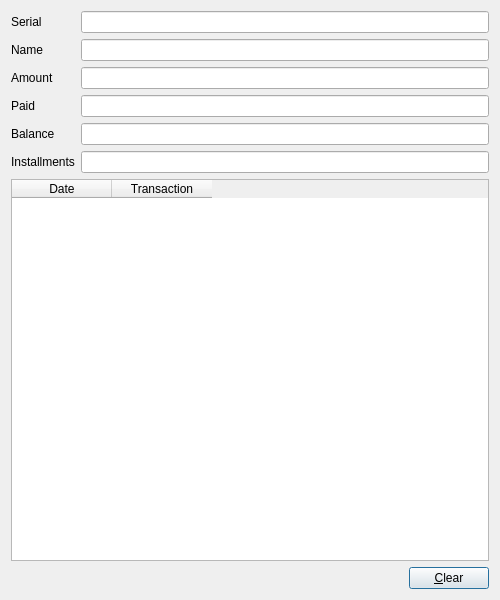
<?xml version="1.0" encoding="UTF-8"?>
<ui version="4.0">
 <class>DebtorTransactionsDialog</class>
 <widget class="QDialog" name="DebtorTransactionsDialog">
  <property name="geometry">
   <rect>
    <x>0</x>
    <y>0</y>
    <width>500</width>
    <height>600</height>
   </rect>
  </property>
  <property name="minimumSize">
   <size>
    <width>500</width>
    <height>600</height>
   </size>
  </property>
  <property name="windowTitle">
   <string>Debtor Transactions</string>
  </property>
  <layout class="QGridLayout" name="gridLayout">
   <item row="0" column="0">
    <widget class="QLabel" name="label">
     <property name="text">
      <string>Serial</string>
     </property>
    </widget>
   </item>
   <item row="0" column="1">
    <widget class="QLineEdit" name="serial_edit">
     <property name="inputMask">
      <string>9999; </string>
     </property>
     <property name="alignment">
      <set>Qt::AlignRight|Qt::AlignTrailing|Qt::AlignVCenter</set>
     </property>
    </widget>
   </item>
   <item row="1" column="0">
    <widget class="QLabel" name="label_2">
     <property name="text">
      <string>Name</string>
     </property>
    </widget>
   </item>
   <item row="1" column="1">
    <widget class="QLineEdit" name="name_edit">
     <property name="readOnly">
      <bool>true</bool>
     </property>
    </widget>
   </item>
   <item row="2" column="0">
    <widget class="QLabel" name="label_3">
     <property name="text">
      <string>Amount</string>
     </property>
    </widget>
   </item>
   <item row="2" column="1">
    <widget class="QLineEdit" name="amount_edit">
     <property name="alignment">
      <set>Qt::AlignRight|Qt::AlignTrailing|Qt::AlignVCenter</set>
     </property>
     <property name="readOnly">
      <bool>true</bool>
     </property>
    </widget>
   </item>
   <item row="3" column="0">
    <widget class="QLabel" name="label_4">
     <property name="text">
      <string>Paid</string>
     </property>
    </widget>
   </item>
   <item row="3" column="1">
    <widget class="QLineEdit" name="paid_edit">
     <property name="alignment">
      <set>Qt::AlignRight|Qt::AlignTrailing|Qt::AlignVCenter</set>
     </property>
     <property name="readOnly">
      <bool>true</bool>
     </property>
    </widget>
   </item>
   <item row="4" column="0">
    <widget class="QLabel" name="label_5">
     <property name="text">
      <string>Balance</string>
     </property>
    </widget>
   </item>
   <item row="4" column="1">
    <widget class="QLineEdit" name="balance_edit">
     <property name="alignment">
      <set>Qt::AlignRight|Qt::AlignTrailing|Qt::AlignVCenter</set>
     </property>
     <property name="readOnly">
      <bool>true</bool>
     </property>
    </widget>
   </item>
   <item row="5" column="0">
    <widget class="QLabel" name="label_6">
     <property name="text">
      <string>Installments</string>
     </property>
    </widget>
   </item>
   <item row="5" column="1">
    <widget class="QLineEdit" name="installments_edit">
     <property name="alignment">
      <set>Qt::AlignRight|Qt::AlignTrailing|Qt::AlignVCenter</set>
     </property>
     <property name="readOnly">
      <bool>true</bool>
     </property>
    </widget>
   </item>
   <item row="6" column="0" colspan="2">
    <widget class="QTableWidget" name="table_widget">
     <property name="editTriggers">
      <set>QAbstractItemView::NoEditTriggers</set>
     </property>
     <property name="alternatingRowColors">
      <bool>true</bool>
     </property>
     <property name="selectionMode">
      <enum>QAbstractItemView::SingleSelection</enum>
     </property>
     <property name="selectionBehavior">
      <enum>QAbstractItemView::SelectRows</enum>
     </property>
     <property name="horizontalScrollMode">
      <enum>QAbstractItemView::ScrollPerPixel</enum>
     </property>
     <attribute name="verticalHeaderVisible">
      <bool>true</bool>
     </attribute>
     <column>
      <property name="text">
       <string>Date</string>
      </property>
     </column>
     <column>
      <property name="text">
       <string>Transaction</string>
      </property>
     </column>
    </widget>
   </item>
   <item row="7" column="0" colspan="2">
    <layout class="QHBoxLayout" name="horizontalLayout">
     <item>
      <spacer name="horizontalSpacer_2">
       <property name="orientation">
        <enum>Qt::Horizontal</enum>
       </property>
       <property name="sizeHint" stdset="0">
        <size>
         <width>40</width>
         <height>20</height>
        </size>
       </property>
      </spacer>
     </item>
     <item>
      <widget class="QPushButton" name="clear_button">
       <property name="text">
        <string>&amp;Clear</string>
       </property>
       <property name="icon">
        <iconset resource="../res/dailycollection.qrc">
         <normaloff>:/Subtract.png</normaloff>:/Subtract.png</iconset>
       </property>
      </widget>
     </item>
    </layout>
   </item>
  </layout>
 </widget>
 <resources>
  <include location="../res/dailycollection.qrc"/>
 </resources>
 <connections/>
</ui>
